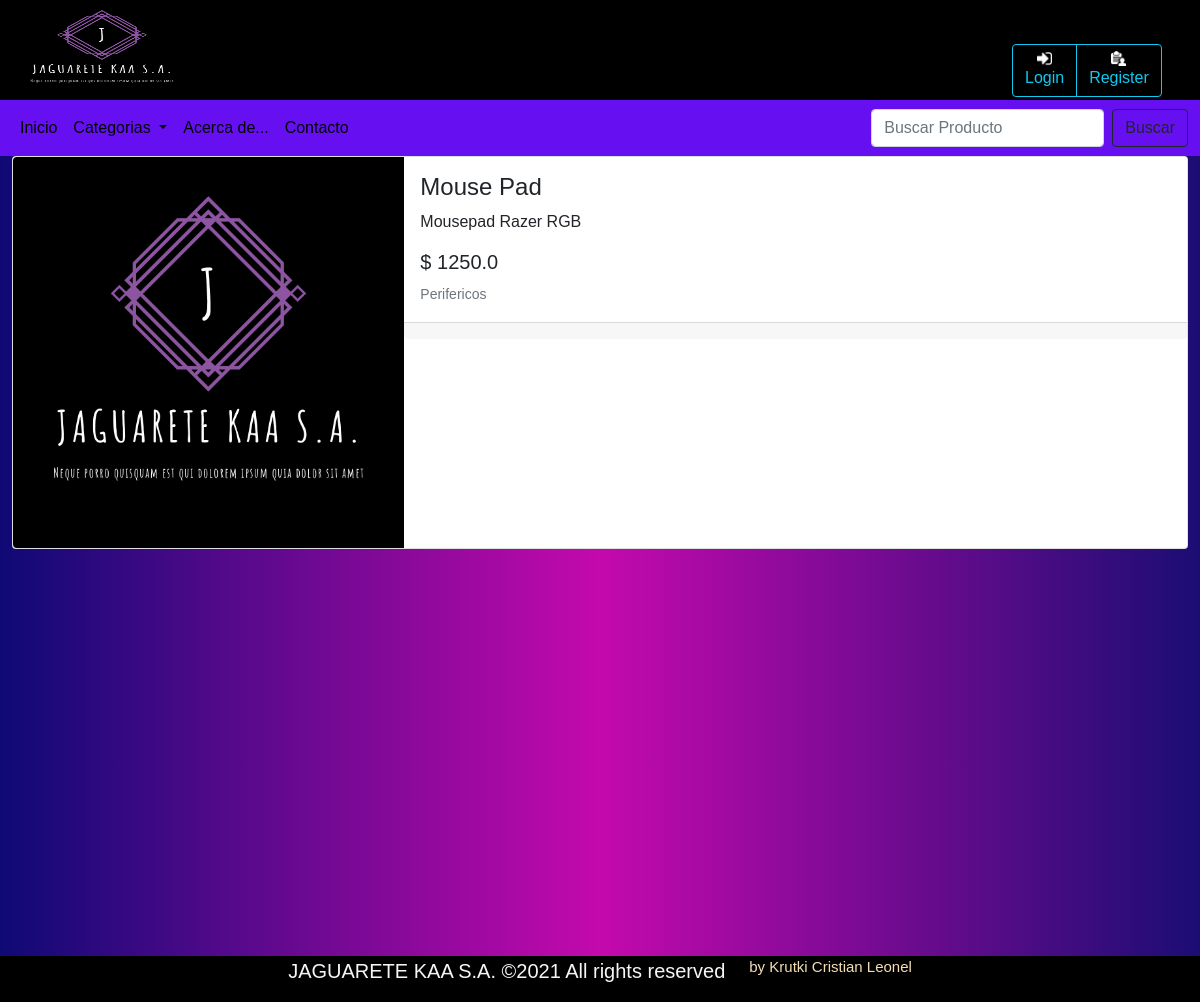
The page /JAGWEB/producto/15 on the database its author committed.
### JAGWEB/models.py (models this page shows, shortened)
class Producto (models.Model):
    nombre = models.CharField(max_length=180) #nombre del producto 180 caracteres max
    descripcion = models.TextField() #descripcion breve del producto 250 caracteres
    categoria = models.ForeignKey(Categoria,on_delete=models.CASCADE,related_name="categ") #categoria referenciada
    precio=models.FloatField() #precio del producto en float
    imagen= models.ImageField(upload_to='products/', default='products/default.png')   #imagen del producto

class Categoria(models.Model):
    nombre=models.CharField(max_length=64) #Nombre de la categoria

### JAGWEB/views.py (the view)
# urls.py: path('producto/<int:idProd>', views.product, name="product"),
def product(request, idProd):
    return render(request, "producto/product.html", {
        'un_producto': Producto.objects.get(id=idProd)
    })

### JAGWEB/context_processors.py (called while the page is built)
def cat_menu(request):
    categorias = Categoria.objects.all()
    return{
        'list_category': categorias
    }

### JAGWEB/templates/producto/product.html (shortened to what this page needs)
{% extends "layout.html" %} {% load static %} {% block body %}
<div class="card mb-3" style="max-width: auto; max-height: auto;">
    <div class="row g-0">
        <div class="col-md-4">
            <img src="{{un_producto.imagen.url}}" class="img-fluid rounded-start" alt="Producto">
        </div>
        <div class="col-md-8">
            <div class="card-body">
                <h4 class="card-title">{{un_producto.nombre}}</h4>
                <p class="card-text">{{un_producto.descripcion}}</p>
                <h5>$ {{un_producto.precio}}</h5>
                <p class="card-text"><small class="text-muted">{{un_producto.categoria.nombre}}</small></p>
            </div>
            <div class="card-footer">
            </div>
        </div>
    </div>
</div>
{% endblock %}

### JAGWEB/static/css/style.css (style rules this page uses)
* { box-sizing: border-box; }
body { font-family: Arial, Helvetica, sans-serif; margin: 0; }

### rows shown on the page
Producto: imagen (placeholder picture), nombre "Mouse Pad", descripcion "Mousepad Razer RGB", precio "1250.0", categoria.nombre "Perifericos"
